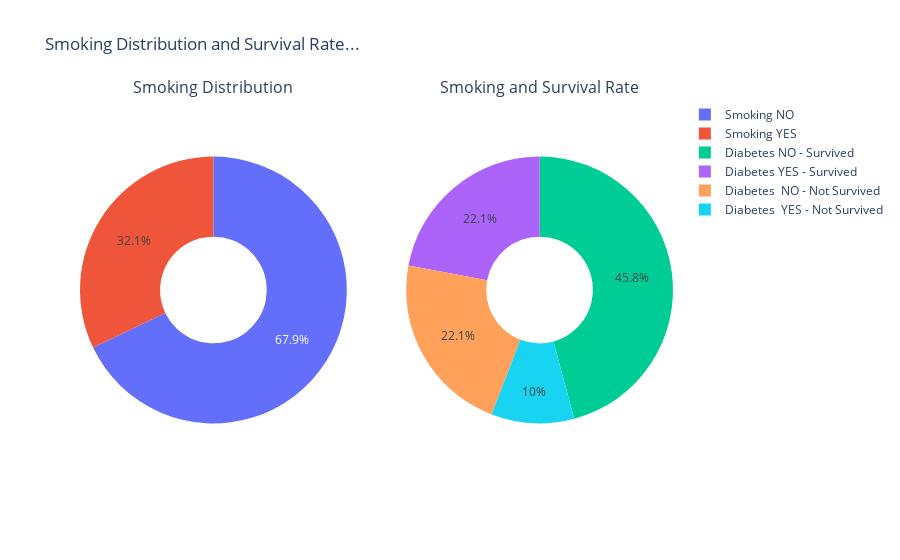

Source (notebook cell):
### Code cell
# Create subplots: use 'domain' type for Pie subplot
fig = make_subplots(rows=1, cols=2, specs=[[{'type':'domain'}, {'type':'domain'}]], 
                    subplot_titles=['Smoking Distribution', 'Smoking and Survival Rate'])

labels1 = ["Smoking YES", "Smoking NO"]
values1 = [len(smoking_yes), len(smoking_no)]

labels2 = ['Diabetes YES - Survived','Diabetes  YES - Not Survived', 'Diabetes NO - Survived',
           'Diabetes  NO - Not Survived']
values2 = [len(smoking_yes_survived), len(smoking_yes_not_survived),
          len(smoking_no_survived), len(smoking_no_not_survived)]

fig.add_trace(go.Pie(labels=labels1, values=values1, name="Distribution of Smoking"), 1, 1)
fig.add_trace(go.Pie(labels=labels2, values=values2, name='Smoking & Survival'), 1, 2)

# Use `hole` to create a donut-like pie chart
fig.update_traces(hole=.4, hoverinfo="label+percent+name")

fig.update_layout(title_text="Smoking Distribution and Survival Rate...")

fig.show()

### Figure 1 — Plotly figure (JSON) as saved in the notebook; plotly's stock layout.template omitted (floating-point values rounded to 4 significant figures)
{"data": [{"domain": {"x": [0, 0.45], "y": [0, 1]}, "hole": 0.4, "hoverinfo": "label+percent+name", "labels": ["Smoking YES", "Smoking NO"], "name": "Distribution of Smoking", "type": "pie", "values": [96, 203]}, {"domain": {"x": [0.55, 1], "y": [0, 1]}, "hole": 0.4, "hoverinfo": "label+percent+name", "labels": ["Diabetes YES - Survived", "Diabetes  YES - Not Survived", "Diabetes NO - Survived", "Diabetes  NO - Not Survived"], "name": "Smoking & Survival", "type": "pie", "values": [66, 30, 137, 66]}], "layout": {"annotations": [{"font": {"size": 16}, "showarrow": false, "text": "Smoking Distribution", "x": 0.225, "xanchor": "center", "xref": "paper", "y": 1, "yanchor": "bottom", "yref": "paper"}, {"font": {"size": 16}, "showarrow": false, "text": "Smoking and Survival Rate", "x": 0.775, "xanchor": "center", "xref": "paper", "y": 1, "yanchor": "bottom", "yref": "paper"}], "title": {"text": "Smoking Distribution and Survival Rate..."}}}
